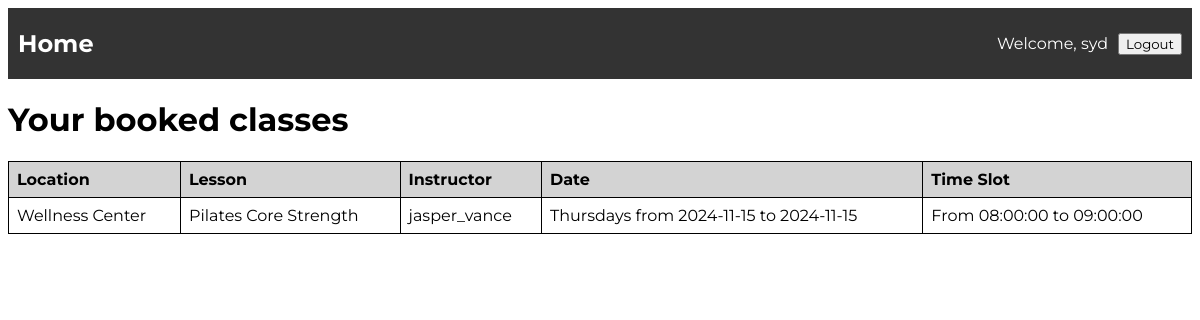
The app's page /client_account (signed in) with its own data.
### models/models.py (models this page shows, shortened)
class Booking(db.Model):
    __tablename__ = 'bookings'
    booking_id = db.Column(db.Integer, primary_key=True, autoincrement=True)
    status = db.Column(db.Enum(BookingStatus), default=BookingStatus.BOOKED)
    client_id = db.Column(db.Integer, db.ForeignKey('clients.client_id', name='fk_client_id'), nullable=False)
    offering_id = db.Column(db.Integer, db.ForeignKey('offerings.offering_id', name='fk_offering_id'), nullable=False)
    client = db.relationship('Client', backref=db.backref('bookings', lazy=True))
    offering = db.relationship('Offering', backref=db.backref('bookings', lazy=True))

class Location(db.Model):
    __tablename__ = 'locations'
    location_id = db.Column(db.Integer, primary_key=True, autoincrement=True)
    name = db.Column(db.String(128), nullable=False)
    city = db.Column(db.String(128), nullable=False)
    address = db.Column(db.String(255), nullable=False)

class Lesson(db.Model):
    __tablename__ = 'lessons'
    lesson_id = db.Column(db.Integer, primary_key=True, autoincrement=True)
    name = db.Column(db.String(100), nullable=False, unique=True)
    lesson_type = db.Column(db.String(50), nullable=False)
    description = db.Column(db.String(255), nullable=False)
    capacity = db.Column(db.Integer, nullable=False)
    offerings = db.relationship('Offering', backref='lesson', lazy=True)
    lesson_time_slots = db.relationship('TimeSlot', back_populates='lesson', lazy=True)
    is_available = db.Column(db.Boolean, default=True)
    location_id = db.Column(db.Integer, db.ForeignKey('locations.location_id', name='fk_location_id'), nullable=True)
    location = db.relationship('Location', backref=db.backref('lessons', lazy=True))

class Instructor(db.Model):
    __tablename__ = 'instructors'
    instructor_id = db.Column(db.Integer, primary_key=True, autoincrement=True)
    name = db.Column(db.Text, nullable=False)
    age = db.Column(db.Integer, nullable=False)
    username = db.Column(db.String(128), unique=True, nullable=False)
    specialization = db.Column(db.String(128))
    phone = db.Column(db.String(128), nullable=False)
    password_hash = db.Column(db.String(128), nullable=False)

class TimeSlot(db.Model):
    __tablename__ = 'time_slots'
    id = db.Column(db.Integer, primary_key=True)
    start_time = db.Column(db.String(50), nullable=False)
    end_time = db.Column(db.String(50), nullable=False)
    is_available = db.Column(db.Boolean, default=True, nullable=False)
    lesson_id = db.Column(db.Integer, db.ForeignKey('lessons.lesson_id', name='fk_lesson_id'), nullable=False)
    lesson = db.relationship('Lesson', back_populates='lesson_time_slots', lazy=True)
    day_of_week = db.Column(db.String(50), nullable=False)
    def display_date(self):
        start_date = self.start_time.split(" ")[0]
        end_date = self.end_time.split(" ")[0]
        return f"{self.day_of_week}s from {start_date} to {end_date}"
    def display_time(self):
        start_hour = self.start_time.split(" ")[1]
        end_hour = self.end_time.split(" ")[1]
        return f"From {start_hour} to {end_hour}"

### main.py (the view)
@app.route('/client_account')
def client_account():
    client_id = session.get("currentAccount")["client_id"]
    booked_classes = db.session.query(Booking).filter(Booking.client_id == client_id).all()
    return render_template('client_account.html', classes_taken=booked_classes)

### templates/client_account.html
{% include 'header.html' %}
    <h1>Your booked classes</h1>
    <table>
        <thead>
            <tr>
                <th>Location</th>
                <th>Lesson</th>
                <th>Instructor</th>
                <th>Date</th>
                <th>Time Slot</th>
            </tr>
        </thead>
        <tbody>
            {% for class in classes_taken %}
            <tr>
                <td>{{ class.offering.lesson.location.name }}</td>
                <td>{{ class.offering.lesson.name }}</td>
                <td>{{ class.offering.instructor.username}}</td>
                <td>{{ class.offering.schedule.time_slot.display_date() }}</td>
                <td>{{ class.offering.schedule.time_slot.display_time() }}</td>
            </tr>
            {% endfor %}
        </tbody>
    </table>
</body>
</html>

### static/style.css (style rules this page uses)
* { font-family: "Montserrat", sans-serif; }
table { width: 100%; border-collapse: collapse; }
th, td { border: 1px solid black; padding: 8px; text-align: left; }
th { background-color:lightgray; }

### records on screen
Booking: offering.lesson.location.name "Wellness Center", offering.lesson.name "Pilates Core Strength", offering.instructor.username "jasper_vance", offering.schedule.time_slot.display_date "Thursdays from 2024-11-15 to 2024-11-15", offering.schedule.time_slot.display_time "From 08:00:00 to 09:00:00"

### other values on screen
{{ session['currentAccount']['username'] }} "syd"
